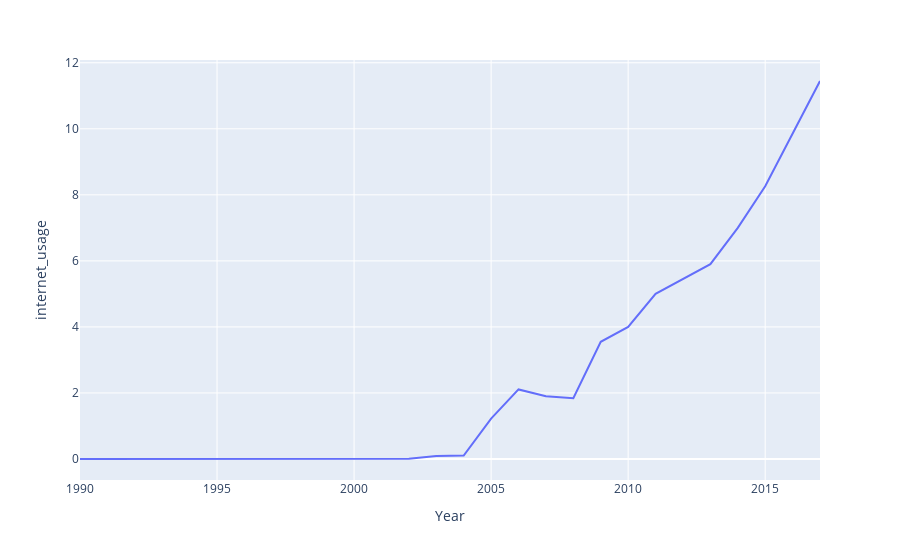

The code cell stored with this chart in its notebook:
### Code cell
fig = px.line(df[df['Code'] == 'AFG'], x="Year", y="internet_usage")
fig.show()

### Figure 1 — Plotly figure (JSON) as saved in the notebook; plotly's stock layout.template omitted (floating-point values rounded to 4 significant figures)
{"data": [{"hovertemplate": "Year=%{x}<br>internet_usage=%{y}<extra></extra>", "legendgroup": "", "line": {"color": "#636efa", "dash": "solid"}, "marker": {"symbol": "circle"}, "mode": "lines", "name": "", "orientation": "v", "showlegend": false, "type": "scatter", "x": [1990, 1991, 1992, 1993, 1994, 1995, 2001, 2002, 2003, 2004, 2005, 2006, 2007, 2008, 2009, 2010, 2011, 2012, 2013, 2014, 2015, 2017], "xaxis": "x", "y": [0, 0, 0, 0, 0, 0, 0.004723, 0.004561, 0.08789, 0.1058, 1.224, 2.107, 1.9, 1.84, 3.55, 4, 5, 5.455, 5.9, 7, 8.26, 11.45], "yaxis": "y"}], "layout": {"autosize": true, "legend": {"tracegroupgap": 0}, "margin": {"t": 60}, "xaxis": {"anchor": "y", "autorange": true, "domain": [0, 1], "range": [1990, 2017], "title": {"text": "Year"}, "type": "linear"}, "yaxis": {"anchor": "x", "autorange": true, "domain": [0, 1], "range": [-0.636, 12.08], "title": {"text": "internet_usage"}, "type": "linear"}}}
